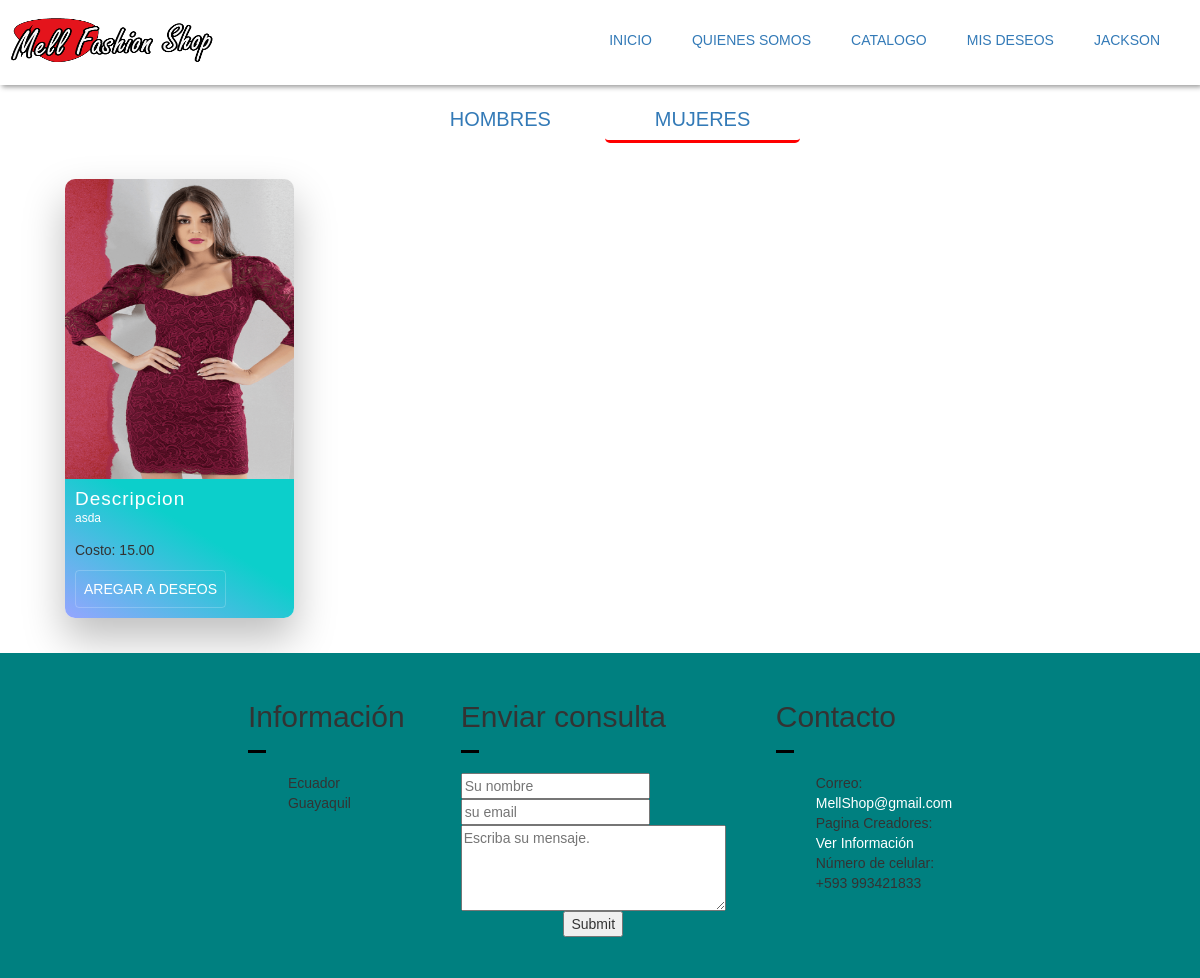
Page /index.php?c=User&a=showAllArticulosM (signed in) on the committed database.
### tables this page shows
CREATE TABLE `articulo` (
  `id_articulo` int(10) NOT NULL,
  `imagen` varchar(500) NOT NULL,
  `descripcion` varchar(500) NOT NULL,
  `costo` decimal(5,2) NOT NULL
);

### controller/User/UserController.php (called while the page is built, shortened)
<?php
    require_once 'model/DAO/ArticuloDAO.php';
    class UserController{
        private $art;
        public function __construct(){
            $this->art = new ArticuloDAO();
        }
        public function showAllArticulosM(){
            $res = $this->art->getAllArticuloM();
            require_once "views/dynamic/categoryM.php";
        }
    }
?>

### controller/RedirecController.php (called while the page is built, shortened)
<?php
    class RedirecController{
        public function router(){
            $action = (isset($_REQUEST['a'])) ? $_REQUEST['a']: 'index';
            $controller = new $controller;
            $controller->$action();
        }
    }
?>

### index.php (called while the page is built)
<?php
    require_once './controller/RedirecController.php';
    $ruter = new RedirecController();
    $ruter->router();
?>

### model/Connection.php (called while the page is built, shortened)
<?php
class Connection{
    private static $connection = null;
    public static function getConnection(){
        try{
            if(!isset(self::$connection)){
                self::$connection=new PDO("mysql:host=" . SERVIDORBD . "; port= ".PUERTO."; dbname=".NOMBREBD.";",USUARIO,PASSWORD);
                self::$connection->setAttribute(PDO::ATTR_ERRMODE,PDO::ERRMODE_EXCEPTION);
                self::$connection->exec("set character set utf8");
            }
        }catch(Exception $e){
        }
        return self::$connection;
    }
}
?>

### model/DAO/ArticuloDAO.php (called while the page is built, shortened)
<?php
    require_once 'model/Connection.php';
    class ArticuloDAO{
        private $con;
        public function __construct(){
            try{
                $this->con = Connection::getConnection();
            }catch(Exception $e){
                echo $e->getMessage();
            }
        }
        public function  getAllArticuloM(){
            $sql = "SELECT a.id_articulo,a.imagen,a.descripcion,a.costo,art.id_tipo,ag.id_genero FROM articulo a, articulo_tipo art, articulo_genero ag WHERE a.id_articulo=art.id_articulo AND a.id_articulo=ag.id_articulo and ag.id_genero=2";
            try{
                $stm = $this->con->prepare($sql);
                $stm->execute();
                return $stm->fetchAll(PDO::FETCH_ASSOC);
            }catch(PDOException $e){
                echo $e->getMessage();
            }
        }
    }
?>

### views/dynamic/categoryM.php (the view, shortened to what this page needs)
<!DOCTYPE html>
<html lang="en">
<head>
</head>
<body >
<div class="main2">
  <div class="nav-menuc">
    <nav>
    <a href="index.php?c=User&a=showAllArticulosH" >HOMBRES</a>
    <a href="index.php?c=User&a=showAllArticulosM" style="border-bottom:3px red solid;">MUJERES</a>
    </nav>
  </div>
  <ul class="cards" style="width:100%;">
   <?php foreach($res as $r):?>
    <li class="cards_item">
      <div class="card">
        <div class="card_image"><img width="100%" src='<?php echo $r["imagen"];?>'></div>
        <div class="card_content">
          <h2 class="card_title">Descripcion</h2>
          <p class="card_text"><?php echo $r['descripcion'];?>
          <p>Costo: <?php  echo $r['costo'];?></p></p>
          <?php
          if(!empty($_SESSION)){
              if(isset($_SESSION['A'])){
                echo "<h5 >Operacion:</h3>";
                echo "<button id='Eliminar' class='btn card_btn' name='subject' type='submit' value='".$r['id_articulo']." ".$r['id_genero']." ".$r['id_tipo']."'>Eliminar</button>";
                echo "<a id='Actualizar' class='btn card_btn' href='index.php?c=Admin&a=UpdateArticulo&id_art=".$r['id_articulo']."'>Actualizar</a>";
              }elseif(isset($_SESSION['C'])){
                echo "<button id='Agregar'  class='btn card_btn'  value='".$r['id_articulo']." ".$_SESSION['C']." ".$r['id_tipo']."'>Aregar a Deseos</button>";
              }
          }
          ?>
        </div>
      </div>
    </li>
  <?php
endforeach;?>
    </ul>
</div>
</body>
</html>

### assets/css/login.css (style rules this page uses)
body { margin: 0; padding: 0; font-family: sans-serif; background-size: cover; }

### assets/css/style.css (style rules this page uses)
@media (min-width: 780px) { .card { box-shadow: 0 4px 8px 0 rgba(0,0,0,0.2); transition: 0.3s; width: 40%; border-radius: 5px; } }

### assets/css/card.css (style rules this page uses)
*, *::before, *::after { box-sizing: border-box; }
html { background-color: #ecf9ff; }
.main2 { max-width: 100%; margin: 0 auto; }
img { height: 300px; max-width: 100%; vertical-align: initial; }
.btn { color: #ffffff; padding: 0.8rem; font-size: 14px; text-transform: uppercase; border-radius: 4px; font-weight: 400; display: inline-block; width: auto; cursor: pointer; border: 1px solid rgba(255, 255, 255, 0.2); background: transparent; }
.cards { display: inline-block; }
.cards_item { display: inline-block; padding: 1.5rem; }
@media (min-width: 40rem) { .cards_item { width: 80%; } }
@media (min-width: 56rem) { .cards_item { margin: 10px; width: 22.3333%; min-width: 22.3333%; } }
.card { background-color: white; border-radius: 0.15rem; box-shadow: 0 20px 40px 1px rgba(0, 0, 0, 0.25); display: inline-block; border-radius: 10px; overflow: hidden; width: 100%; }
.card_content { padding: 1rem; background: linear-gradient(to bottom left, rgb(12, 207, 203) 40%, rgb(150, 165, 255) 100%); }
.card_title { color: #ffffff; font-size: 1.9rem; font-weight: 400; letter-spacing: 1px; text-transform: capitalize; margin: 0px; }
.card_text { color: #ffffff; font-size: 1.2rem; line-height: 1.5; margin-bottom: 1.25rem; font-weight: 400; }

### views/dynamic/categoryM.php (style rules this page uses)
a { text-decoration: none; }
li { list-style: none; }
.nav-menuc { padding:20px; }
nav { text-align: center; }
nav>a { height: 40px; padding:10px 50px; width:15%; font-size:20px; border-radius:5px; }

### rows in the picture
articulo: imagen (picture), descripcion "asda", costo "15.00", $r['id_articulo'] 30 (drawn)

### other values in the picture
$_SESSION['C'] "JACKSON"
